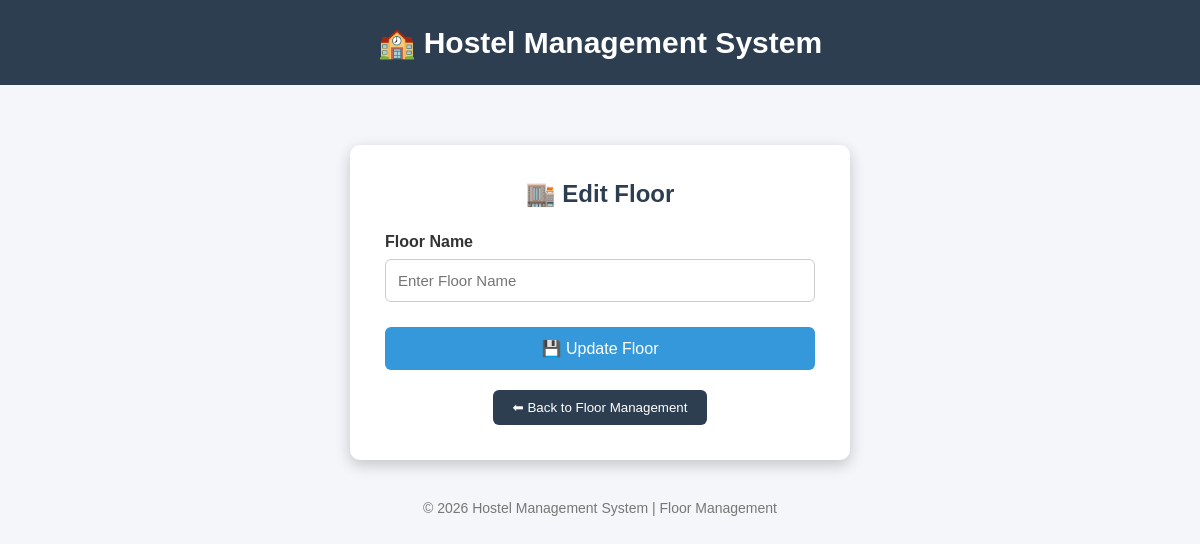
The app's page /admin/edit_floor/11 (signed in), older data.
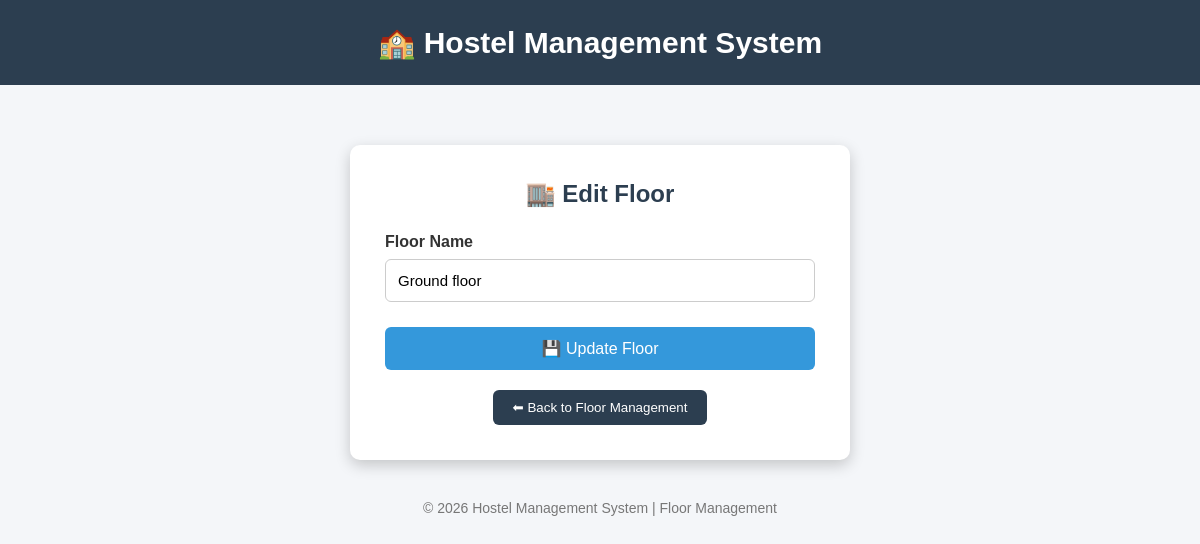
The same page, newer data.
### tables this page shows
CREATE TABLE floors(
    id INTEGER PRIMARY KEY AUTOINCREMENT,
    block_id INTEGER NOT NULL,
    floor_name TEXT NOT NULL,

    FOREIGN KEY(block_id)
    REFERENCES blocks(id)
    ON DELETE CASCADE
);

### app.py (the view, shortened to what this page needs)
@app.route("/admin/edit_floor/<int:floor_id>", methods=["GET","POST"])
def edit_floor(floor_id):
    if "college_id" not in session:
        return redirect(url_for("admin_login"))
    conn=sqlite3.connect("hostel.db")
    cursor=conn.cursor()
    cursor.execute("""
    SELECT
    id,
    floor_name
    FROM floors
    WHERE id=?
    """,
    (floor_id,))
    floor=cursor.fetchone()
    conn.close()
    return render_template(
        "edit_floor.html",
        floor=floor
    )

### templates/edit_floor.html (shortened to what this page needs)
<!DOCTYPE html>
<html>
<head>
</head>
<body>
<div class="header">
🏫 Hostel Management System
</div>
<div class="container">
<div class="card">
<h2>🏬 Edit Floor</h2>
<form method="POST">
<label>Floor Name</label>
<input
type="text"
name="floor_name"
value="{{ floor[1] }}"
placeholder="Enter Floor Name"
required>
<button
type="submit"
class="update-btn">
💾 Update Floor
</button>
</form>
<div class="back">
<a href="/admin/floors">
<button type="button">
⬅ Back to Floor Management
</button>
</a>
</div>
</div>
</div>
<div class="footer">
© 2026 Hostel Management System | Floor Management
</div>
</body>
</html>

Row changes from the older to the newer data that the page shows:
added floors: floor_name "Ground floor"
